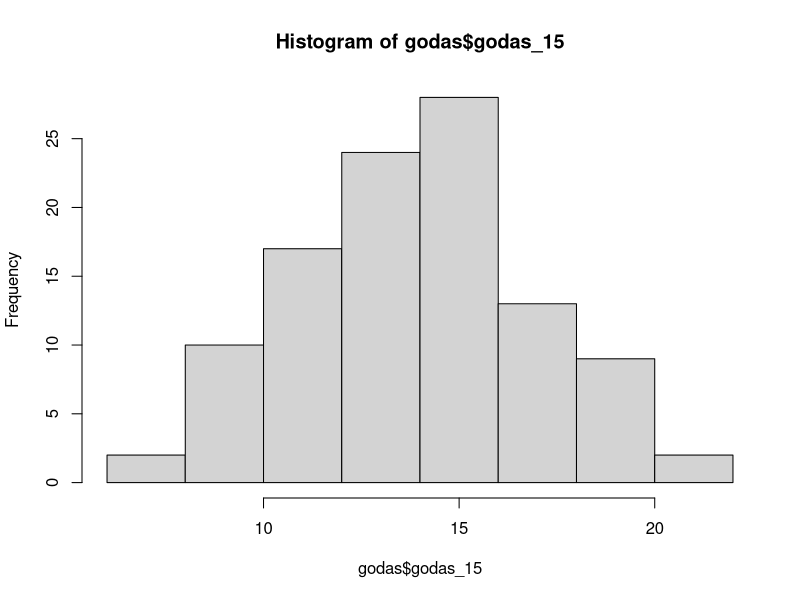
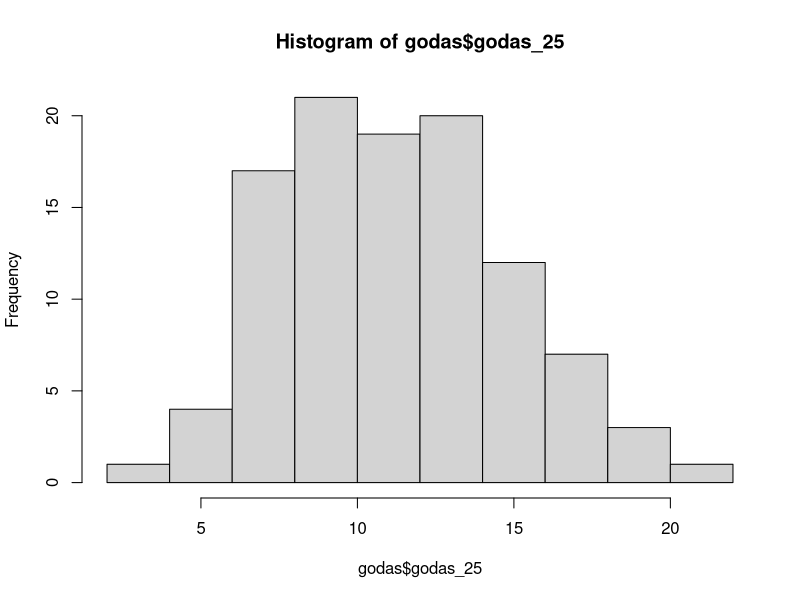

These charts were generated, in order, by the following R code:
library(readr)
library(dplyr)
library(tidyr)

godas <- read_csv("Outputs/godas_allyears_5_15_25m.csv") |> 
  filter(MM %in% 7:9,
         YY %in% 1989:2024)

quantile(godas$godas_15, probs = 0.95, na.rm = TRUE) #19.13

quantile(godas$godas_25, probs = 0.95, na.rm = TRUE) #17.6

hist(godas$godas_15)
hist(godas$godas_25)
